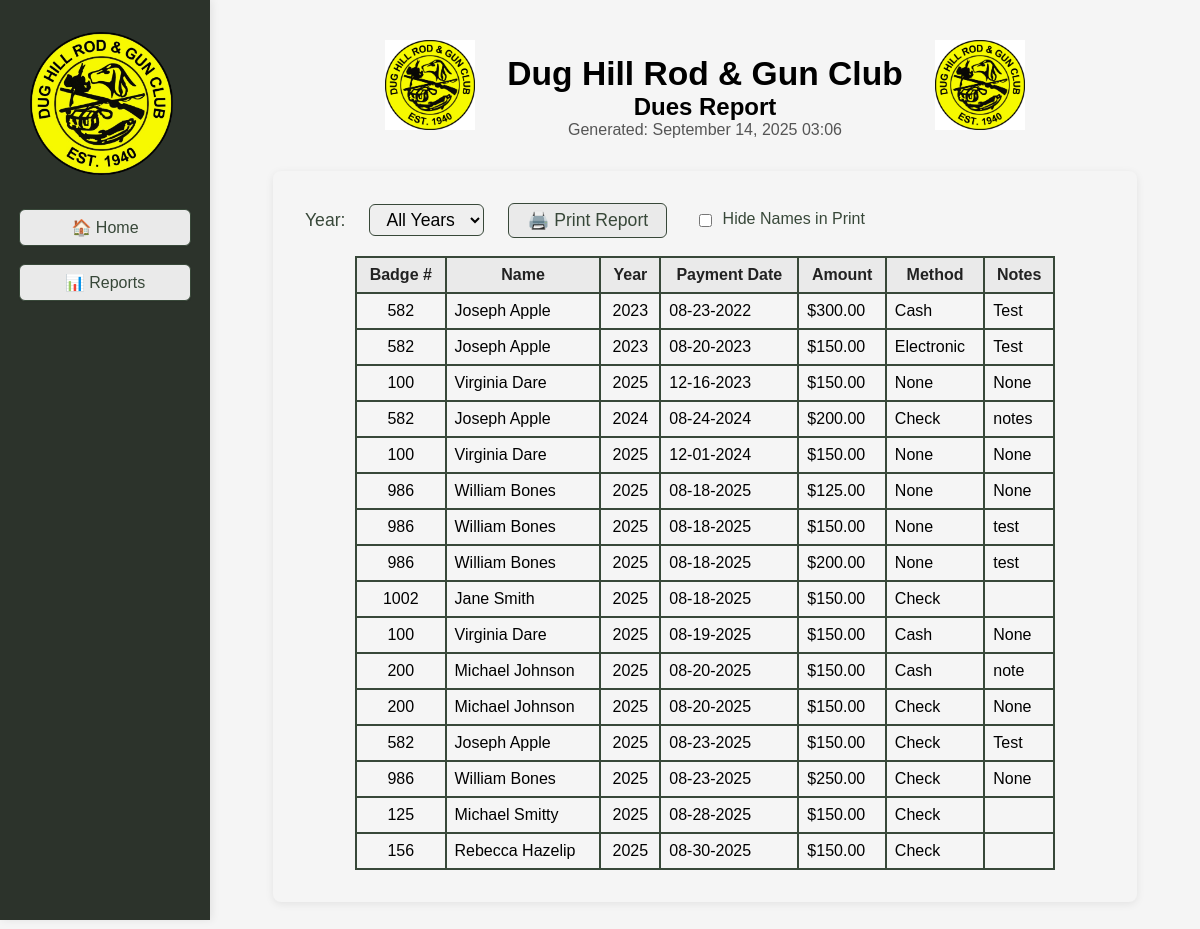
Page /dues_report on the earlier database version.
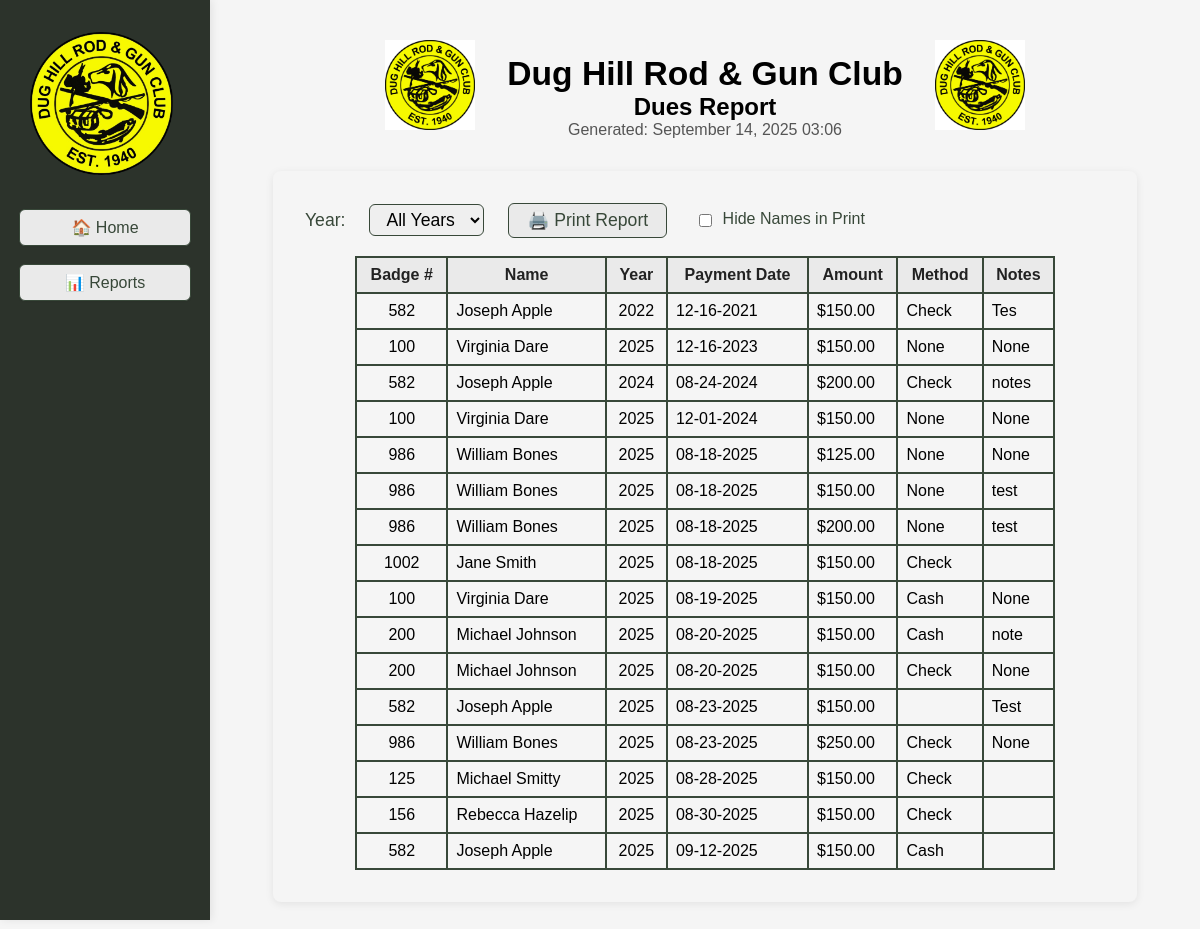
Same page on the later database version.
### tables this page shows
CREATE TABLE "dues" (
            id INTEGER PRIMARY KEY AUTOINCREMENT,
            member_id INTEGER,
            payment_date TEXT,
            year TEXT DEFAULT (strftime('%Y','now')),
            amount REAL,
            method TEXT,
            notes TEXT,
            FOREIGN KEY (member_id) REFERENCES members(id) ON DELETE CASCADE
        );

CREATE TABLE members (
                id INTEGER PRIMARY KEY AUTOINCREMENT,
                badge_number TEXT,
                membership_type TEXT,
                first_name TEXT,
                last_name TEXT,
                dob TEXT,
                email TEXT,
                phone TEXT,
                address TEXT,
                city TEXT,
                state TEXT,
                zip TEXT,
                join_date TEXT,
                email2 TEXT,
                sponsor TEXT,
                card_internal TEXT,
                card_external TEXT,
                deleted INTEGER DEFAULT 0
            , phone2 TEXT, waiver INTEGER DEFAULT 0, middle_name TEXT DEFAULT '', nickname TEXT DEFAULT '', suffix TEXT DEFAULT '', deleted_on TEXT);

### DH_DB_Webapp/app.py (the view)
@app.route('/add_work_hours/<int:member_id>', methods=['POST'])
@app.route('/dues_report')
def dues_report():
	year = request.args.get('year')
	dues = database.get_all_dues_by_year(year)
	years = database.get_dues_years()
	now = datetime.datetime.now()
	return render_template('dues_report.html', dues=dues, years=years, selected_year=year, now=now)

### DH_DB_Webapp/app.py (called while the page is built)
def format_mmddyyyy(value):
    if not value:
        return ''
    try:
        from datetime import datetime
        dt = datetime.strptime(value, '%Y-%m-%d')
        return dt.strftime('%m-%d-%Y')
    except Exception:
        return value

### DH_DB_Webapp/database.py (called while the page is built)
def get_dues_years():
    conn = get_connection()
    c = conn.cursor()
    c.execute("SELECT DISTINCT strftime('%Y', payment_date) as year FROM dues ORDER BY year DESC")
    years = [row['year'] for row in c.fetchall() if row['year']]
    conn.close()
    return years

def get_all_dues_by_year(year=None):
    conn = get_connection()
    c = conn.cursor()
    if year:
        c.execute("SELECT d.*, m.first_name, m.last_name, m.badge_number FROM dues d JOIN members m ON d.member_id = m.id WHERE m.deleted=0 AND d.year=? ORDER BY d.payment_date ASC", (year,))
    else:
        c.execute("SELECT d.*, m.first_name, m.last_name, m.badge_number FROM dues d JOIN members m ON d.member_id = m.id WHERE m.deleted=0 ORDER BY d.payment_date ASC")
    rows = c.fetchall()
    conn.close()
    return rows

def get_connection():
	conn = sqlite3.connect(DB_NAME)
	conn.row_factory = sqlite3.Row
	return conn

### DH_DB_Webapp/templates/dues_report.html (shortened to what this page needs)
<!DOCTYPE html>
<html>
<head>
</head>
<body style="background-color:#f5f5f5; font-family:Arial, Helvetica, sans-serif;">
    <div style="display:flex; flex-direction:row;">
    <div class="side-menu" style="position:fixed; top:0; left:0; height:100vh; width:210px; background-color:#2c332b; display:flex; flex-direction:column; align-items:center; padding-top:120px; z-index:100; box-shadow:2px 0 8px rgba(0,0,0,0.08);">
            <img src="{{ url_for('static', filename='Main_Logo-removebg-preview.png') }}" alt="Main Logo" style="height:143px; margin-top:-88px; margin-left:-8px; margin-bottom:34px;">
            <a href="{{ url_for('index') }}" style="width:170px; display:inline-block; padding:8px 0; margin-bottom:18px; border-radius:6px; border:1px solid #384839; background-color:#eaeaea; color:#384839; text-decoration:none; font-weight:normal; box-shadow:0 1px 2px rgba(0,0,0,0.04); text-align:center;">🏠 Home</a>
            <a href="{{ url_for('reports') }}" style="width:170px; display:inline-block; padding:8px 0; margin-bottom:18px; border-radius:6px; border:1px solid #384839; background-color:#eaeaea; color:#384839; text-decoration:none; font-weight:normal; box-shadow:0 1px 2px rgba(0,0,0,0.04); text-align:center;">📊 Reports</a>
        </div>
        <div class="main-content" style="flex:1; margin-left:210px; display:flex; flex-direction:column; align-items:center;">
            <div class="dues-header" style="display:flex; align-items:center; justify-content:center; margin-top:24px; margin-bottom:8px;">
                <img src="{{ url_for('static', filename='Main_Logo_white_bg.png') }}" alt="Main Logo Left" style="height:90px; margin-right:32px;">
                <div class="dues-header-text" style="text-align:center;">
                    <h1 style="margin-bottom:0; font-size:2.1em; color:#000;">Dug Hill Rod &amp; Gun Club</h1>
                    <h2 style="margin-top:0; margin-bottom:0; font-size:1.5em; color:#000;">Dues Report</h2>
                    <div style="text-align:center; font-size:1em; color:#555; margin-top:0;">Generated: {{ now.strftime('%B %d, %Y %H:%M') }}</div>
                </div>
                <img src="{{ url_for('static', filename='Main_Logo_white_bg.png') }}" alt="Main Logo Right" style="height:90px; margin-left:32px;">
            </div>
            <div style="background-color:#f5f5f5; border-radius:8px; padding:32px; min-width:400px; min-height:200px; box-shadow:0 2px 8px rgba(0,0,0,0.08); margin-bottom:40px; margin-top:24px; width:100%; max-width:800px;">
                <form method="get" action="{{ url_for('dues_report') }}" style="margin-bottom:18px; display:inline-flex; align-items:center; gap:16px;">
                    <label for="year" style="font-size:1.1em; color:#384839; margin-right:8px;">Year:</label>
                    <select name="year" id="year" onchange="this.form.submit()" style="font-size:1.1em; padding:4px 12px; border-radius:6px; border:1px solid #384839;">
                        <option value="" {% if not selected_year %}selected{% endif %}>All Years</option>
                    </select>
                    <button type="button" class="print-btn" onclick="window.print()" style="padding:6px 18px; font-size:1.1em; border-radius:6px; border:1px solid #384839; background-color:#eaeaea; color:#384839; cursor:pointer; margin-left:8px;">🖨️ Print Report</button>
                    <label class="hide-names-label" style="font-size:1em; color:#384839; margin-left:12px;">
                        <input type="checkbox" id="hideNamesPrint" style="margin-right:6px; vertical-align:middle;" onclick="toggleHideNames()"> Hide Names in Print
                    </label>
                </form>
                <table id="duesTable" style="width:100%; max-width:700px; margin:auto; border-collapse:collapse;">
                    <thead>
                    <tr style="background:#eaeaea; color:#222;">
                        <th id="th0" style="padding:8px; border:2px solid #384839; cursor:pointer; text-align:center;" onclick="sortTable(0)">Badge # </th>
                        <th id="th1" class="name-col" style="padding:8px; border:2px solid #384839; cursor:pointer;" onclick="sortTable(1)">Name </th>
                        <th id="th2" style="padding:8px; border:2px solid #384839; cursor:pointer; text-align:center;" onclick="sortTable(2)">Year </th>
                        <th id="th3" style="padding:8px; border:2px solid #384839; cursor:pointer;" onclick="sortTable(3)">Payment Date </th>
                        <th id="th4" style="padding:8px; border:2px solid #384839; cursor:pointer;" onclick="sortTable(4)">Amount </th>
                        <th id="th5" style="padding:8px; border:2px solid #384839; cursor:pointer;" onclick="sortTable(5)">Method </th>
                        <th id="th6" style="padding:8px; border:2px solid #384839; cursor:pointer;" onclick="sortTable(6)">Notes </th>
                    </tr>
                    </thead>
                    <tbody>
                    {% for due in dues %}
                    <tr style="cursor:pointer;" onclick="goToMemberDetails({{ due['member_id'] }})">
                        <td style="padding:8px; border:2px solid #384839; text-align:center;">{{ due['badge_number'] }}</td>
                        <td class="name-col" style="padding:8px; border:2px solid #384839;">{{ due['first_name'] }} {{ due['last_name'] }}</td>
                        <td style="padding:8px; border:2px solid #384839; text-align:center;">{{ due['year'] }}</td>
                        <td style="padding:8px; border:2px solid #384839;">{{ due['payment_date']|format_mmddyyyy }}</td>
                        <td style="padding:8px; border:2px solid #384839;">${{ '%.2f'|format(due['amount']) }}</td>
                        <td style="padding:8px; border:2px solid #384839;">{{ due['method'] }}</td>
                        <td style="padding:8px; border:2px solid #384839;">{{ due['notes'] }}</td>
                    </tr>
                    {% endfor %}
                    </tbody>
                </table>
            </div>
        </div>
    </div>
</body>
</html>

Differences in the rows shown:
removed dues: badge_number "582", first_name "Joseph", last_name "Apple", year "2023", payment_date "08-23-2022", amount "300.00", method "Cash", notes "Test"
removed dues: badge_number "582", first_name "Joseph", last_name "Apple", year "2023", payment_date "08-20-2023", amount "150.00", method "Electronic", notes "Test"
added dues: badge_number "582", first_name "Joseph", last_name "Apple", year "2022", payment_date "12-16-2021", amount "150.00", method "Check", notes "Tes"
changed dues "Test": method "Check" → (not shown)
added dues: badge_number "582", first_name "Joseph", last_name "Apple", year "2025", payment_date "09-12-2025", amount "150.00", method "Cash"
